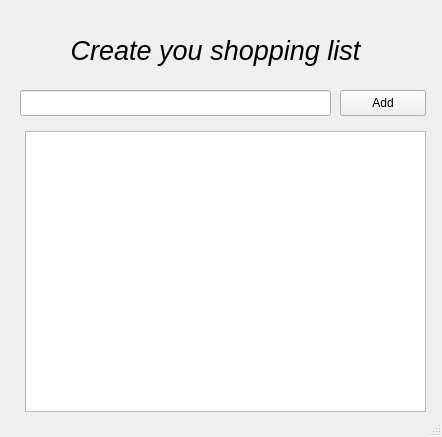
<?xml version="1.0" encoding="UTF-8"?>
<ui version="4.0">
 <class>MainWindow</class>
 <widget class="QMainWindow" name="MainWindow">
  <property name="geometry">
   <rect>
    <x>0</x>
    <y>0</y>
    <width>442</width>
    <height>437</height>
   </rect>
  </property>
  <property name="windowTitle">
   <string>Shopping list creator</string>
  </property>
  <widget class="QWidget" name="centralwidget">
   <widget class="QLineEdit" name="input_field">
    <property name="geometry">
     <rect>
      <x>20</x>
      <y>90</y>
      <width>311</width>
      <height>26</height>
     </rect>
    </property>
   </widget>
   <widget class="QPushButton" name="add_button">
    <property name="geometry">
     <rect>
      <x>340</x>
      <y>90</y>
      <width>86</width>
      <height>26</height>
     </rect>
    </property>
    <property name="text">
     <string>Add</string>
    </property>
   </widget>
   <widget class="QLabel" name="label">
    <property name="geometry">
     <rect>
      <x>60</x>
      <y>30</y>
      <width>311</width>
      <height>41</height>
     </rect>
    </property>
    <property name="sizePolicy">
     <sizepolicy hsizetype="Expanding" vsizetype="Expanding">
      <horstretch>0</horstretch>
      <verstretch>0</verstretch>
     </sizepolicy>
    </property>
    <property name="font">
     <font>
      <pointsize>20</pointsize>
      <italic>true</italic>
     </font>
    </property>
    <property name="text">
     <string>Create you shopping list</string>
    </property>
    <property name="alignment">
     <set>Qt::AlignCenter</set>
    </property>
   </widget>
   <widget class="QListWidget" name="listWidget">
    <property name="geometry">
     <rect>
      <x>25</x>
      <y>131</y>
      <width>401</width>
      <height>281</height>
     </rect>
    </property>
   </widget>
  </widget>
  <widget class="QStatusBar" name="statusbar"/>
 </widget>
 <resources/>
 <connections/>
</ui>
